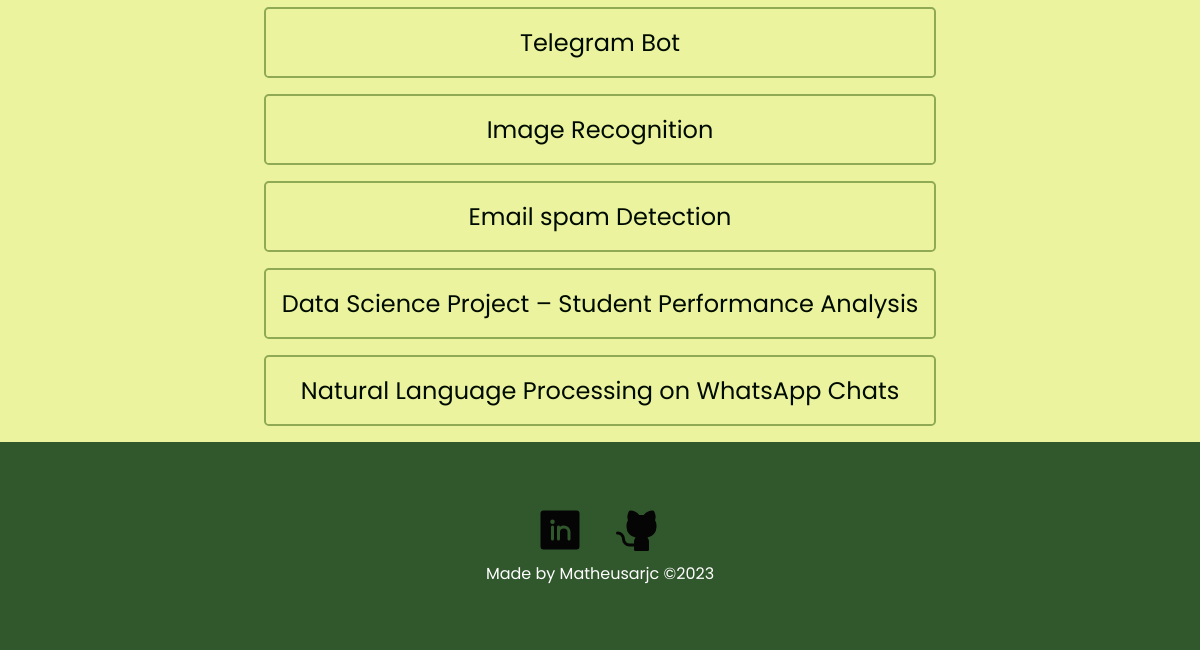
Before: / (lower part) with the older database file.
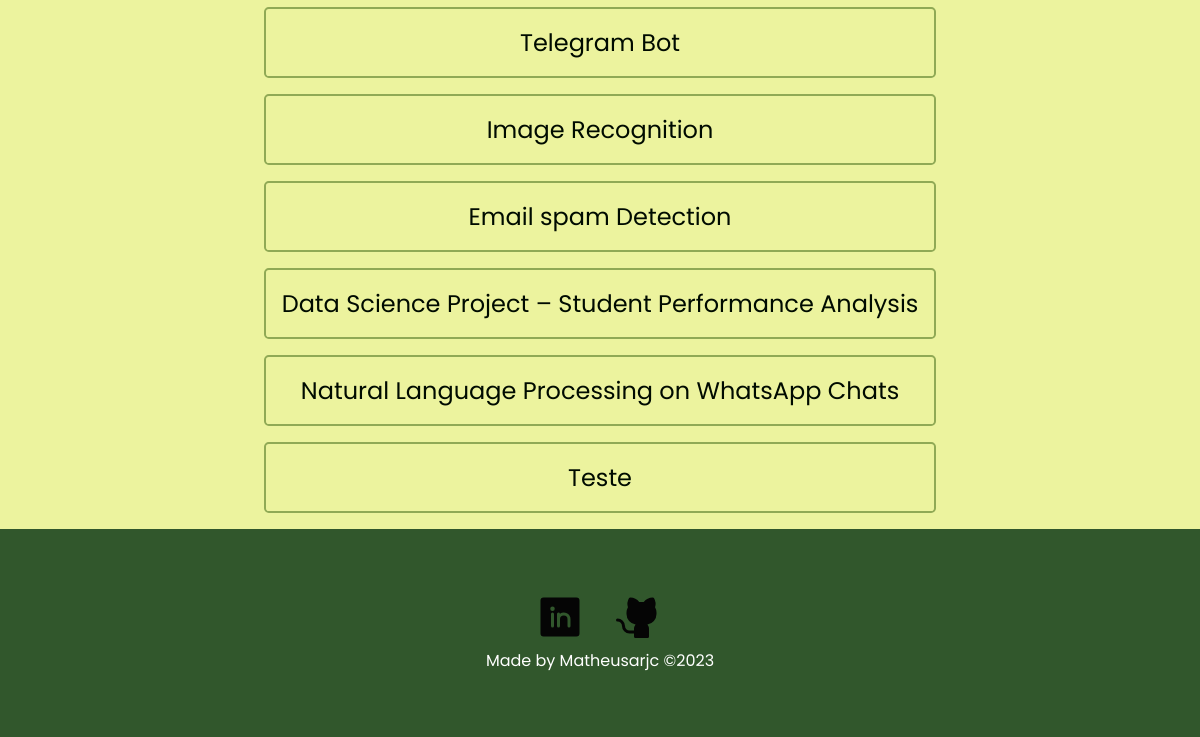
After: the same page with the newer database file.
### tables this page shows
CREATE TABLE projetos (id INTEGER PRIMARY KEY AUTOINCREMENT, nome_do_projeto VARCHAR(255), status VARCHAR(50), link_repositorio VARCHAR(255));

### checklist.py (the view)
@app.route('/')
def listar_projetos():
    conn = sqlite3.connect('projetos.db')
    cursor = conn.cursor()
    cursor.execute("SELECT id, nome_do_projeto, status, link_repositorio FROM projetos")
    projetos = cursor.fetchall()
    conn.close()
    response = make_response(render_template('lista_projetos.html', projetos=projetos))
    response.headers['Cache-Control'] = 'no-cache, no-store, must-revalidate'
    response.headers['Pragma'] = 'no-cache'
    response.headers['Expires'] = '0'
    return response

### templates/lista_projetos.html (shortened to what this page needs)
<!DOCTYPE html>
<html>
  <head>
    <link
      rel="stylesheet"
      href="{{ url_for('serve_css', filename='style.css') }}"
    />
  </head>
  <body>
    <div class="page-width">
      <div class="container">
        <div class="container-list">
          <ul>
            {% for projeto in projetos %}
            <a class="project-name" href="{{ projeto[3] }}" target="_blank">
              <li>{{ projeto[1] }}</li>
            </a>
            {% endfor %}
          </ul>
        </div>
      </div>
    </div>
    <footer>
      <div class="container-footer">
        <div class="socials">
          <a class="links" href="https://www.linkedin.com/in/matheusarjc/">
            <img
              id="icon"
              src="..\static\images\linkedin-logo-fill.svg"
              alt=""
              srcset=""
            />
          </a>
          <a class="links" href="https://github.com/matheusarjc">
            <img
              id="icon"
              src="..\static\images\github-logo-fill.svg"
              alt=""
              srcset=""
            />
          </a>
        </div>
        <div class="copyright"><span>Made by Matheusarjc ©2023</span></div>
      </div>
    </footer>
  </body>
</html>

Changed rows visible on the page:
added projetos: nome_do_projeto "Teste"
